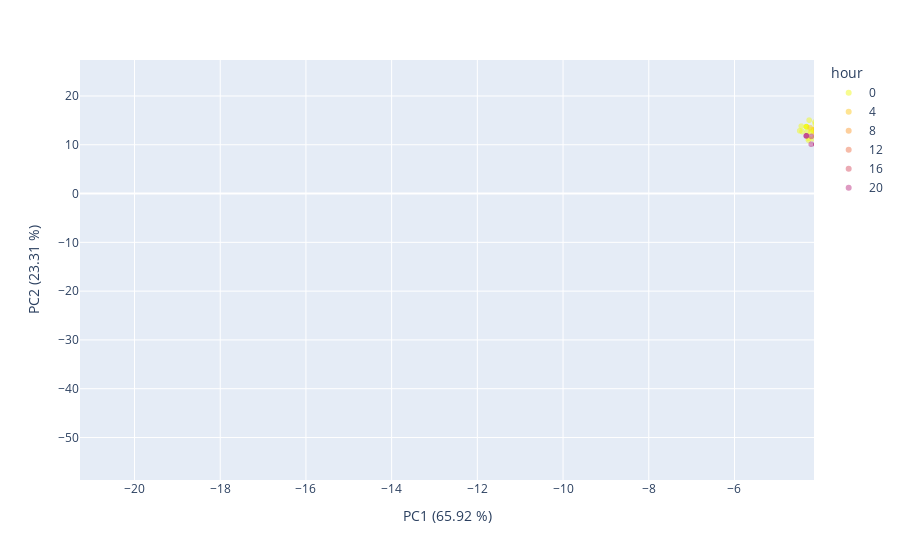
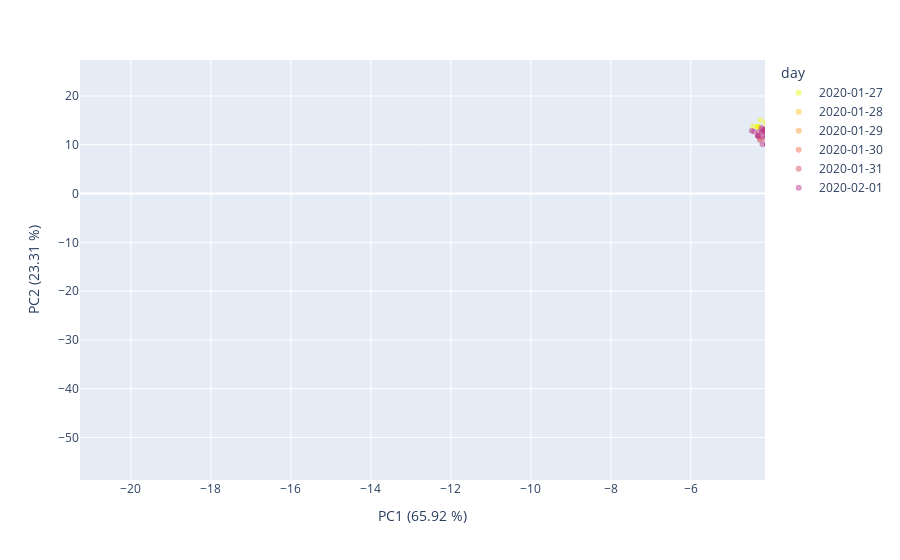

The cell these charts' notebook holds for them, in order:
### Markdown cell above
We build another PCA just to visually investigate the effect on no occupant data.

### Code cell
# unzipping vectors inside the single column to multiple columns
pca_no_occupants_unzipped = pca_no_occupants.withColumn("feature", vector_to_array("pcaFeatures")).select(["timestamp"]+[col("feature")[i] for i in range(n_components)])

# zero-ing the first component of the pca, to remove it from re-projection in the original space
pca_no_occupants_unzipped = pca_no_occupants_unzipped.withColumn('feature[0]',lit(0))

# re-zipping features into single column
invert_columns_to_convert = pca_no_occupants_unzipped.columns
invert_columns_to_convert.remove('timestamp')
assembler_invert = VectorAssembler(inputCols = invert_columns_to_convert, outputCol = 'pcaFeatures')
pca_no_occupants_zipped = assembler_invert.transform(pca_no_occupants_unzipped).select(['timestamp', 'pcaFeatures']).orderBy('timestamp')

# re-projecting to the original space
inv_transf = spark.createDataFrame(pca.inverse_transform(pca_no_occupants_zipped, schema=cols_to_process))

# Define new PCA model
pca_after_corr = PCAWrapper(k=2, inputCol="pcaFeatures", outputCol="pcaFeatures2", centering_data=True)

# Fit the model to the data
assembled_df_no_occupants_2 = assembler.transform(inv_transf)
pca_after_corr = pca_after_corr.fit(assembled_df_no_occupants_2)
var_new_proj = pca_after_corr.explainedVariance

# Transform the data
pca_no_occupants2 = pca_after_corr.transform(assembled_df_no_occupants_2)
pca_no_occupants2_ = pca_no_occupants2.withColumn("hour", hour(pca_no_occupants2.timestamp)) \
                                .where("timestamp >= '2020-01-27' AND timestamp < '2020-02-02'") \
                                .where("hour=0 OR hour=4 OR hour=8 OR hour=12 OR hour=16 OR hour=20")

df_visual2 = pca_no_occupants2_.select(['timestamp','pcaFeatures2']).toPandas()
visual_data_2 = np.array(df_visual2['pcaFeatures2'].tolist())
df_visual.head()

# Plots
    
visual_data_day_df_2 = pd.DataFrame({'PC1':visual_data_2[:,1], 'PC2':visual_data_2[:,0], 'day':pd.to_datetime(df_visual2['timestamp']).dt.date})
visual_data_hours_df_2 = pd.DataFrame({'PC1':visual_data_2[:,1], 'PC2':visual_data_2[:,0], 'hour':pd.to_datetime(df_visual2['timestamp']).dt.hour.astype('str')})

## Plot no occupant data after environmental correction by hour
fig = px.scatter(visual_data_hours_df_2, x='PC1', y='PC2', color='hour', opacity=0.5, color_discrete_sequence= px.colors.sequential.Plasma_r)
fig.update_traces(marker=dict(colorscale='Viridis'), selector=dict(type='scatter'))
fig.update_layout(
    xaxis_title="PC1 ({:.2f} %)".format(var_new_proj[0]*100),
    yaxis_title="PC2 ({:.2f} %)".format(var_new_proj[1]*100),
    xaxis_range=[x_min, x_max],
    yaxis_range=[y_min, y_max] 
)
fig.show()

## Plot no occupant data after environmental correction by day
fig = px.scatter(visual_data_day_df_2, x='PC1', y='PC2', color='day', opacity=0.5, color_discrete_sequence= px.colors.sequential.Plasma_r)
fig.update_traces(marker=dict(colorscale='Viridis'), selector=dict(type='scatter'))
fig.update_layout(
    xaxis_title="PC1 ({:.2f} %)".format(var_new_proj[0]*100),
    yaxis_title="PC2 ({:.2f} %)".format(var_new_proj[1]*100),
    xaxis_range=[x_min, x_max],
    yaxis_range=[y_min, y_max]   
)
fig.show()

### Figure 1 — Plotly figure (JSON) as saved in the notebook; plotly's stock layout.template omitted (floating-point values rounded to 4 significant figures; data arrays with more than 128 entries replaced by an {"elided": "..."} marker saying what was removed)
{"data": [{"hovertemplate": "hour=0<br>PC1=%{x}<br>PC2=%{y}<extra></extra>", "legendgroup": "0", "marker": {"color": "#f0f921", "opacity": 0.5, "symbol": "circle"}, "mode": "markers", "name": "0", "showlegend": true, "type": "scattergl", "x": {"elided": "1080 float values"}, "xaxis": "x", "y": {"elided": "1080 float values"}, "yaxis": "y"}, {"hovertemplate": "hour=4<br>PC1=%{x}<br>PC2=%{y}<extra></extra>", "legendgroup": "4", "marker": {"color": "#fdca26", "opacity": 0.5, "symbol": "circle"}, "mode": "markers", "name": "4", "showlegend": true, "type": "scattergl", "x": {"elided": "1080 float values"}, "xaxis": "x", "y": {"elided": "1080 float values"}, "yaxis": "y"}, {"hovertemplate": "hour=8<br>PC1=%{x}<br>PC2=%{y}<extra></extra>", "legendgroup": "8", "marker": {"color": "#fb9f3a", "opacity": 0.5, "symbol": "circle"}, "mode": "markers", "name": "8", "showlegend": true, "type": "scattergl", "x": {"elided": "1080 float values"}, "xaxis": "x", "y": {"elided": "1080 float values"}, "yaxis": "y"}, {"hovertemplate": "hour=12<br>PC1=%{x}<br>PC2=%{y}<extra></extra>", "legendgroup": "12", "marker": {"color": "#ed7953", "opacity": 0.5, "symbol": "circle"}, "mode": "markers", "name": "12", "showlegend": true, "type": "scattergl", "x": {"elided": "1080 float values"}, "xaxis": "x", "y": {"elided": "1080 float values"}, "yaxis": "y"}, {"hovertemplate": "hour=16<br>PC1=%{x}<br>PC2=%{y}<extra></extra>", "legendgroup": "16", "marker": {"color": "#d8576b", "opacity": 0.5, "symbol": "circle"}, "mode": "markers", "name": "16", "showlegend": true, "type": "scattergl", "x": {"elided": "1080 float values"}, "xaxis": "x", "y": {"elided": "1080 float values"}, "yaxis": "y"}, {"hovertemplate": "hour=20<br>PC1=%{x}<br>PC2=%{y}<extra></extra>", "legendgroup": "20", "marker": {"color": "#bd3786", "opacity": 0.5, "symbol": "circle"}, "mode": "markers", "name": "20", "showlegend": true, "type": "scattergl", "x": {"elided": "1080 float values"}, "xaxis": "x", "y": {"elided": "1080 float values"}, "yaxis": "y"}], "layout": {"autosize": true, "legend": {"title": {"text": "hour"}, "tracegroupgap": 0}, "margin": {"t": 60}, "xaxis": {"anchor": "y", "domain": [0, 1], "range": [-21.27, -4.144], "title": {"text": "PC1 (65.92 %)"}, "type": "linear"}, "yaxis": {"anchor": "x", "domain": [0, 1], "range": [-58.71, 27.38], "title": {"text": "PC2 (23.31 %)"}, "type": "linear"}}}

### Figure 2 — Plotly figure (JSON) as saved in the notebook; plotly's stock layout.template omitted (floating-point values rounded to 4 significant figures; data arrays with more than 128 entries replaced by an {"elided": "..."} marker saying what was removed)
{"data": [{"hovertemplate": "day=2020-01-27<br>PC1=%{x}<br>PC2=%{y}<extra></extra>", "legendgroup": "2020-01-27", "marker": {"color": "#f0f921", "opacity": 0.5, "symbol": "circle"}, "mode": "markers", "name": "2020-01-27", "showlegend": true, "type": "scattergl", "x": {"elided": "1080 float values"}, "xaxis": "x", "y": {"elided": "1080 float values"}, "yaxis": "y"}, {"hovertemplate": "day=2020-01-28<br>PC1=%{x}<br>PC2=%{y}<extra></extra>", "legendgroup": "2020-01-28", "marker": {"color": "#fdca26", "opacity": 0.5, "symbol": "circle"}, "mode": "markers", "name": "2020-01-28", "showlegend": true, "type": "scattergl", "x": {"elided": "1080 float values"}, "xaxis": "x", "y": {"elided": "1080 float values"}, "yaxis": "y"}, {"hovertemplate": "day=2020-01-29<br>PC1=%{x}<br>PC2=%{y}<extra></extra>", "legendgroup": "2020-01-29", "marker": {"color": "#fb9f3a", "opacity": 0.5, "symbol": "circle"}, "mode": "markers", "name": "2020-01-29", "showlegend": true, "type": "scattergl", "x": {"elided": "1080 float values"}, "xaxis": "x", "y": {"elided": "1080 float values"}, "yaxis": "y"}, {"hovertemplate": "day=2020-01-30<br>PC1=%{x}<br>PC2=%{y}<extra></extra>", "legendgroup": "2020-01-30", "marker": {"color": "#ed7953", "opacity": 0.5, "symbol": "circle"}, "mode": "markers", "name": "2020-01-30", "showlegend": true, "type": "scattergl", "x": {"elided": "1080 float values"}, "xaxis": "x", "y": {"elided": "1080 float values"}, "yaxis": "y"}, {"hovertemplate": "day=2020-01-31<br>PC1=%{x}<br>PC2=%{y}<extra></extra>", "legendgroup": "2020-01-31", "marker": {"color": "#d8576b", "opacity": 0.5, "symbol": "circle"}, "mode": "markers", "name": "2020-01-31", "showlegend": true, "type": "scattergl", "x": {"elided": "1080 float values"}, "xaxis": "x", "y": {"elided": "1080 float values"}, "yaxis": "y"}, {"hovertemplate": "day=2020-02-01<br>PC1=%{x}<br>PC2=%{y}<extra></extra>", "legendgroup": "2020-02-01", "marker": {"color": "#bd3786", "opacity": 0.5, "symbol": "circle"}, "mode": "markers", "name": "2020-02-01", "showlegend": true, "type": "scattergl", "x": {"elided": "1080 float values"}, "xaxis": "x", "y": {"elided": "1080 float values"}, "yaxis": "y"}], "layout": {"autosize": true, "legend": {"title": {"text": "day"}, "tracegroupgap": 0}, "margin": {"t": 60}, "xaxis": {"anchor": "y", "domain": [0, 1], "range": [-21.27, -4.144], "title": {"text": "PC1 (65.92 %)"}, "type": "linear"}, "yaxis": {"anchor": "x", "domain": [0, 1], "range": [-58.71, 27.38], "title": {"text": "PC2 (23.31 %)"}, "type": "linear"}}}
